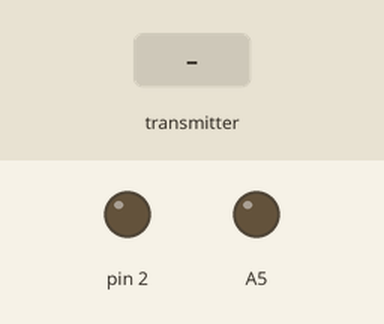
Recording of a sketch running on a simulated Arduino Uno, built with avr-gcc and run on an emulated ATmega328P. Parts: output pins drawn as LEDs (lit = HIGH). Inputs (shaded band) come from the test bench. No radio packets arrive unless stated.

Above: at 1.2 s.
1.3 s: the transmitter starts sending estado_b1 = 1
At 2.5 s:
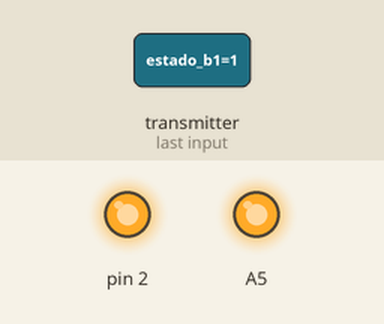
2.8 s: the transmitter starts sending estado_b1 = 0
At 3.6 s:
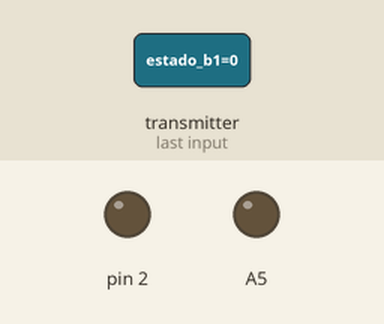
Timing chart, 0 to 5.8 s (numbered marks = the images above; inputs shaded):
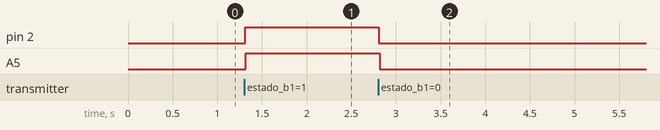

Measured:
- after the input at 1.3 s, pin 2, A5: LOW → HIGH at once
- after the input at 2.8 s, pin 2, A5: HIGH → LOW at once

The sketch:

rf_rx.ino
```cpp
#include <SPI.h>
#include <nRF24L01.h>
#include <RF24.h>

RF24 radio(9, 10); // CE, CSN
const byte address[6] = "00001";
boolean estado_b1 = 0;
boolean estado_b2 = 0;

void setup() {
  radio.begin();
  radio.openReadingPipe(0,address);
  radio.setPALevel(RF24_PA_MAX);
  radio.startListening();
  pinMode(2,OUTPUT);
  pinMode(A5,OUTPUT);

}

void loop() {
  if(radio.available()){
    delay(10);
    radio.read(&estado_b1, sizeof(estado_b1));
    digitalWrite(2,estado_b1);
    delay(10);
    radio.read(&estado_b2, sizeof(estado_b2));
    digitalWrite(A5,estado_b2);
    delay(10);
  }
}
```
